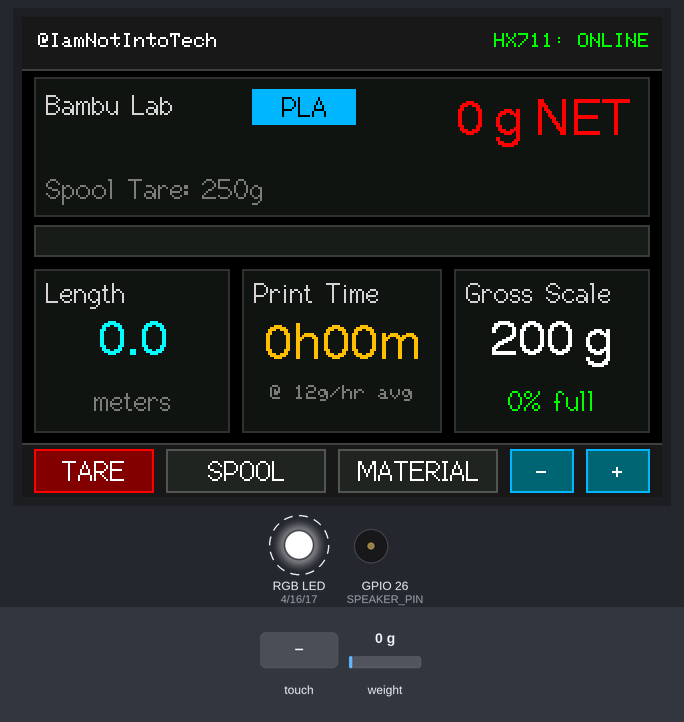
Bench run of a sketch on a simulated ESP32. Shown: 320×240 colour display, an RGB LED mixed from three pins (HIGH = lit), buzzer (waves = sounding). Wiring (inferred from the names in the program): HX711 load-cell converter: data GPIO 27; SCK GPIO 22. Dashed ring = blinking. Inputs (shaded band) come from the test bench; at power-on: weight on the scale 0 g. Random numbers use the default seed unless the sketch sets one; pins used as bus, display or sensor lines are not drawn; what the sketch prints to the serial monitor is not drawn.

Above: at 1.6 s.
1.7 s: weight on the scale set to 91 g
At 2.27 s:
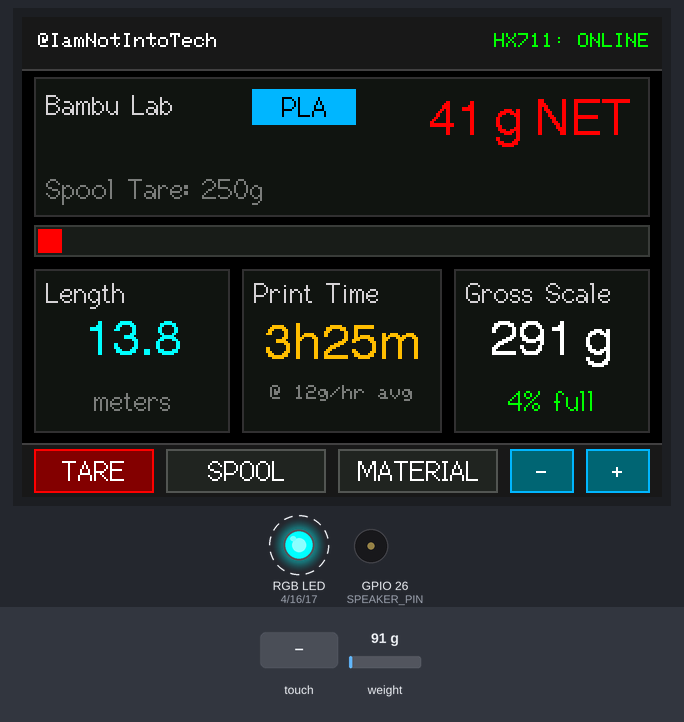
3.5 s: weight on the scale set to 109 g
At 4.9 s:
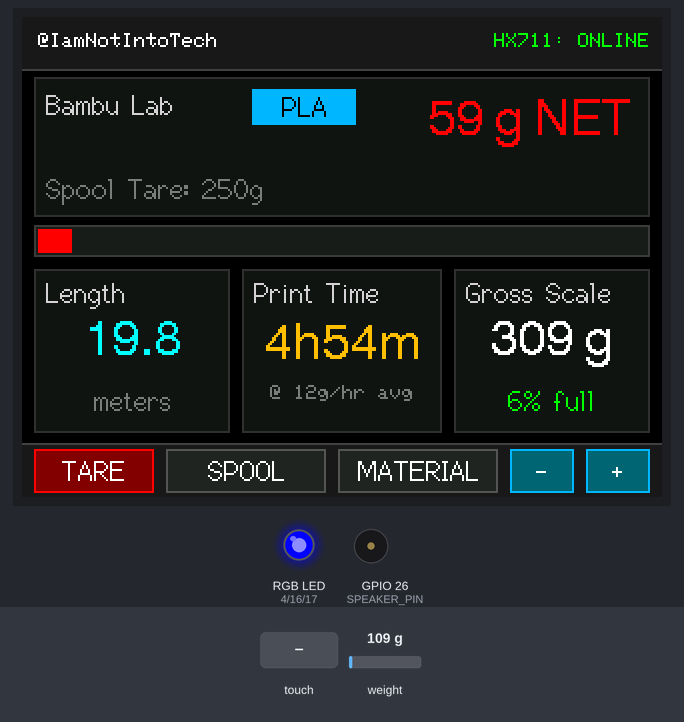
6.5 s: touch panel pressed at 38 % / 90 % of its raw x / y range
At 7.6 s:
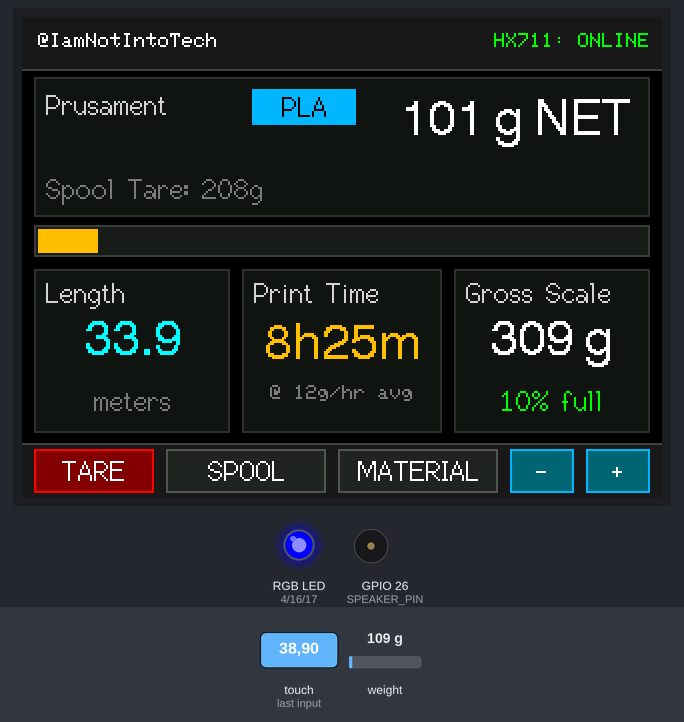
8.3 s: touch panel pressed at 62 % / 90 % of its raw x / y range
At 9.5 s:
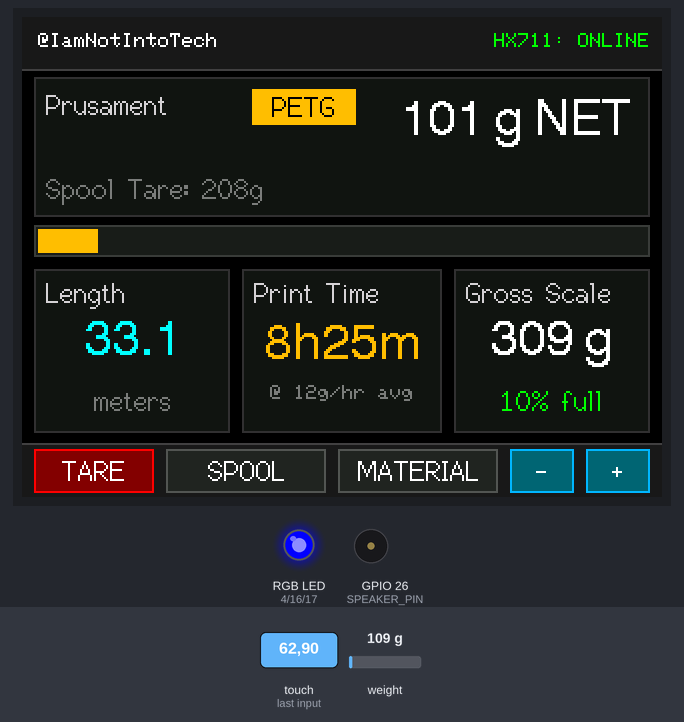
10.1 s: touch panel pressed at 38 % / 90 % of its raw x / y range
At 11.6 s:
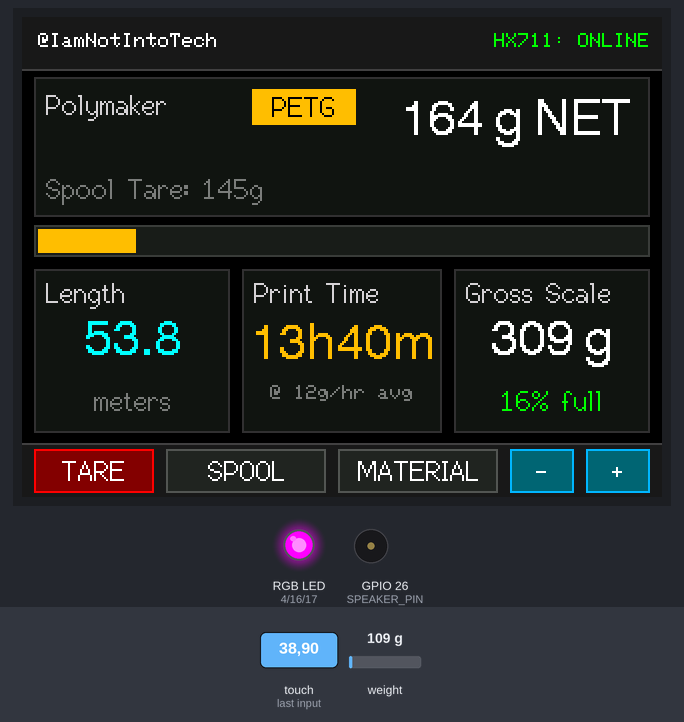
13.1 s: touch panel pressed at 62 % / 90 % of its raw x / y range
At 14.6 s:
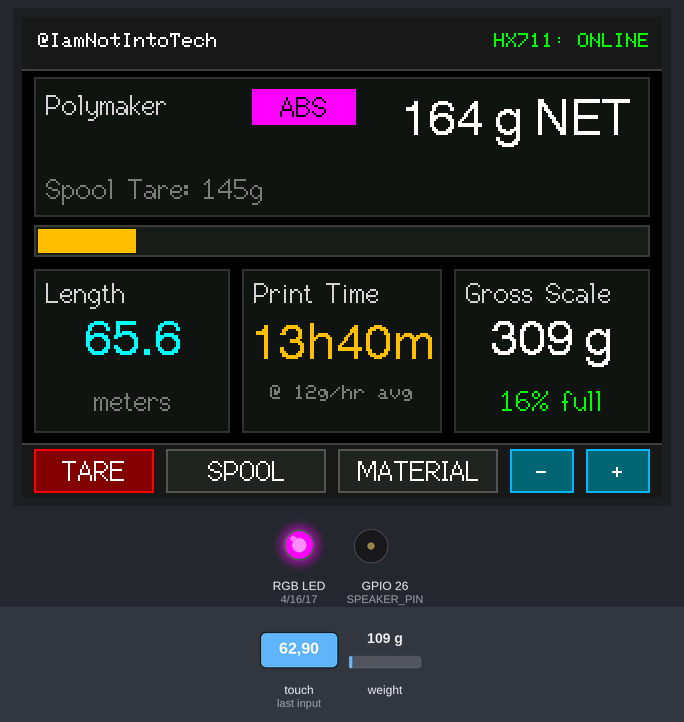
Timing chart, 0 to 16.1 s (numbered marks = the images above; inputs shaded):
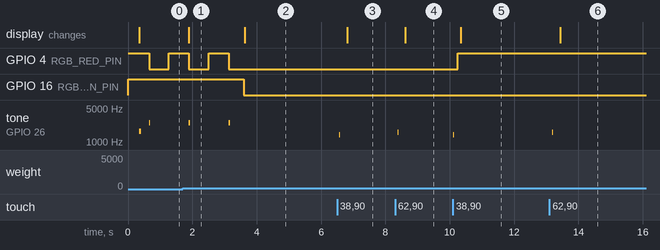

Measured:
- the behaviour switches between 99 and 100 g on weight on the scale (found by bisection; images 1 and 2)
- after the input at 1.7 s, the display: changes after 0.19 s (image 1)
- after the input at 3.5 s, GPIO 16 (RGB_GREEN_PIN): HIGH → LOW after 0.10 s
- after the input at 6.5 s, tone on GPIO 26 (SPEAKER_PIN): silent → 1400 Hz after 0.07 s, → silent 0.03 s later; the display: changes after 0.31 s (image 3)
- after the input at 8.3 s, tone on GPIO 26 (SPEAKER_PIN): silent → 1600 Hz after 0.08 s, → silent 0.03 s later; the display: changes after 0.32 s (image 4)
- after the input at 10.1 s, GPIO 4 (RGB_RED_PIN): LOW → HIGH after 0.16 s; tone on GPIO 26 (SPEAKER_PIN): silent → 1400 Hz at once, → silent 0.03 s later
- after the input at 13.1 s, tone on GPIO 26 (SPEAKER_PIN): silent → 1600 Hz after 0.09 s, → silent 0.03 s later
- by itself, tone on GPIO 26 (SPEAKER_PIN): alternates 2500 Hz for 0.04 s and silent for 1.2 s

The sketch:

49-filament-scale-monitor.ino
```cpp
/*
 * Project 49: Smart 3D Printer Filament Scale & Spool Monitor
 * Board: Elecrow ESP32-2432S028R (2.8" ILI9341 TFT + XPT2046 Resistive Touch)
 * Channel: @IamNotIntoTech (https://youtube.com/@IamNotIntoTech)
 *
 * Hardware Pinouts:
 *  - ILI9341 TFT SPI: MOSI=13, MISO=12, SCK=14, CS=15, DC=2, BL=21
 *  - XPT2046 Touch VSPI: MOSI=32, MISO=39, CLK=25, CS=33
 *  - HY2.0 Load Cell Port: IO27 (HX711 DT), IO22 (HX711 SCK)
 *  - RGB LED: IO4 (Red), IO16 (Green), IO17 (Blue) - Active LOW
 *  - Piezo Speaker: IO26 (Buzzer tone)
 *  - LDR Light Sensor: IO34 (ADC1)
 */

#include <Arduino.h>
#include <SPI.h>
#include <TFT_eSPI.h>
#include <XPT2046_Touchscreen.h>

#define TFT_BL_PIN    21
#define TOUCH_MOSI    32
#define TOUCH_MISO    39
#define TOUCH_CLK     25
#define TOUCH_CS      33
#define TOUCH_IRQ     36

#define HX711_DT_PIN  27
#define HX711_SCK_PIN 22

#define RGB_RED_PIN   4
#define RGB_GREEN_PIN 16
#define RGB_BLUE_PIN  17
#define SPEAKER_PIN   26
#define LDR_PIN       34

SPIClass touchSPI(VSPI);
XPT2046_Touchscreen ts(TOUCH_CS);
TFT_eSPI tft = TFT_eSPI();

// Spool Brand Tare Database
struct SpoolBrand {
    const char* name;
    float tareGrams;
};

const SpoolBrand brands[] = {
    { "Bambu Lab", 250.0f },
    { "Prusament", 208.0f },
    { "Polymaker", 145.0f },
    { "eSUN Spool", 220.0f },
    { "Sunlu Plastic", 140.0f },
    { "Cardboard Core", 135.0f }
};
const uint8_t totalBrands = sizeof(brands) / sizeof(brands[0]);
uint8_t selectedBrandIdx = 0;

// Material Database
struct FilamentMaterial {
    const char* name;
    float gramsPerMeter;
    uint16_t themeColor;
};

const FilamentMaterial materials[] = {
    { "PLA",  2.98f, 0x05BF }, // Cyan
    { "PETG", 3.05f, 0xFDE0 }, // Orange
    { "ABS",  2.50f, 0xF81F }, // Magenta
    { "TPU",  2.91f, 0x07E0 }  // Green
};
const uint8_t totalMaterials = sizeof(materials) / sizeof(materials[0]);
uint8_t selectedMaterialIdx = 0;

// Measurement state
float currentGrossGrams = 785.0f;
float userZeroOffset = 0.0f;
bool hardwareHX711Found = false;
uint32_t lastScaleReadTime = 0;
uint32_t lastAlarmBlinkTime = 0;
bool alarmLedState = false;
unsigned long lastTouchTime = 0;

void setRGB(bool r, bool g, bool b) {
    digitalWrite(RGB_RED_PIN, r ? LOW : HIGH);
    digitalWrite(RGB_GREEN_PIN, g ? LOW : HIGH);
    digitalWrite(RGB_BLUE_PIN, b ? LOW : HIGH);
}

void playBeep(uint16_t freq, uint16_t durationMs) {
    tone(SPEAKER_PIN, freq, durationMs);
    delay(durationMs);
    noTone(SPEAKER_PIN);
}

// Bitbang HX711 24-bit ADC reading
bool readHX711Raw(int32_t &value) {
    if (digitalRead(HX711_DT_PIN) == HIGH) {
        return false;
    }
    int32_t count = 0;
    for (int i = 0; i < 24; i++) {
        digitalWrite(HX711_SCK_PIN, HIGH);
        delayMicroseconds(1);
        count = count << 1;
        digitalWrite(HX711_SCK_PIN, LOW);
        delayMicroseconds(1);
        if (digitalRead(HX711_DT_PIN)) count++;
    }
    digitalWrite(HX711_SCK_PIN, HIGH);
    delayMicroseconds(1);
    digitalWrite(HX711_SCK_PIN, LOW);
    delayMicroseconds(1);

    if (count & 0x800000) count |= 0xFF000000;
    value = count;
    return true;
}

void drawStaticDashboard() {
    tft.fillRect(0, 0, 320, 26, 0x18C3);
    tft.drawFastHLine(0, 26, 320, 0x4208);

    tft.setTextColor(TFT_WHITE, 0x18C3);
    tft.setTextSize(1);
    tft.drawString("@IamNotIntoTech", 8, 8, 1);

    // Hardware status indicator (Top Right)
    tft.setTextColor(hardwareHX711Found ? 0x07E0 : 0xFDE0, 0x18C3);
    tft.drawRightString(hardwareHX711Found ? "HX711: ONLINE" : "MODE: SIM/TEST", 314, 8, 1);

    // Spool Gauge Background (Y: 104..120, width 308)
    tft.fillRect(6, 104, 308, 16, 0x18E3);
    tft.drawRect(6, 104, 308, 16, 0x39E7);

    // Bottom Action Bar
    tft.fillRect(0, 214, 320, 26, 0x18C3);
    tft.drawFastHLine(0, 213, 320, 0x4208);

    // Tare Button (6..66)
    tft.fillRect(6, 216, 60, 22, 0x8000);
    tft.drawRect(6, 216, 60, 22, TFT_RED);
    tft.setTextColor(TFT_WHITE, 0x8000);
    tft.drawCentreString("TARE", 36, 219, 2);

    // Spool Brand Button (72..152)
    tft.fillRect(72, 216, 80, 22, 0x2124);
    tft.drawRect(72, 216, 80, 22, 0x52AA);
    tft.setTextColor(TFT_WHITE, 0x2124);
    tft.drawCentreString("SPOOL", 112, 219, 2);

    // Material Button (158..238)
    tft.fillRect(158, 216, 80, 22, 0x2124);
    tft.drawRect(158, 216, 80, 22, 0x52AA);
    tft.setTextColor(TFT_WHITE, 0x2124);
    tft.drawCentreString("MATERIAL", 198, 219, 2);

    // Sim Adjust (+/- 50g) (244..314)
    tft.fillRect(244, 216, 32, 22, 0x032E);
    tft.drawRect(244, 216, 32, 22, 0x05BF);
    tft.setTextColor(TFT_WHITE, 0x032E);
    tft.drawCentreString("-", 260, 219, 2);

    tft.fillRect(282, 216, 32, 22, 0x032E);
    tft.drawRect(282, 216, 32, 22, 0x05BF);
    tft.setTextColor(TFT_WHITE, 0x032E);
    tft.drawCentreString("+", 298, 219, 2);
}

void renderDashboard() {
    float spoolTare = brands[selectedBrandIdx].tareGrams;
    float netGrams = max(0.0f, (currentGrossGrams - spoolTare - userZeroOffset));
    float remainingPct = constrain((netGrams / 1000.0f) * 100.0f, 0.0f, 100.0f);
    float remainingMeters = netGrams / materials[selectedMaterialIdx].gramsPerMeter;

    // Estimate print hours remaining at ~12g/hr average 3D print rate
    float estHours = netGrams / 12.0f;
    int hPart = (int)estHours;
    int mPart = (int)((estHours - hPart) * 60.0f);

    // 1. Hero Card: Net Filament Weight (Y: 30..100)
    tft.fillRect(6, 30, 308, 70, 0x10A2);
    tft.drawRect(6, 30, 308, 70, 0x3186);

    // Brand and Material Tags
    tft.setTextColor(TFT_LIGHTGREY, 0x10A2);
    tft.drawString(brands[selectedBrandIdx].name, 12, 36, 2);

    uint16_t matColor = materials[selectedMaterialIdx].themeColor;
    tft.fillRect(115, 36, 52, 18, matColor);
    tft.setTextColor(TFT_BLACK, matColor);
    tft.drawCentreString(materials[selectedMaterialIdx].name, 141, 37, 2);

    // Weight Readout
    char wBuf[32];
    snprintf(wBuf, sizeof(wBuf), "%.0f g NET", netGrams);
    tft.setTextColor(netGrams < 60.0f ? TFT_RED : TFT_WHITE, 0x10A2);
    tft.drawRightString(wBuf, 304, 40, 4);

    // Subtitle Tare notice
    char tSub[32];
    snprintf(tSub, sizeof(tSub), "Spool Tare: %.0fg", spoolTare);
    tft.setTextColor(0x7BEF, 0x10A2);
    tft.drawString(tSub, 12, 78, 2);

    // 2. Progress Gauge Bar (Y: 104..120)
    int fillW = (int)((remainingPct / 100.0f) * 304.0f);
    uint16_t gaugeColor = (netGrams < 60.0f) ? TFT_RED : (netGrams < 200.0f ? 0xFDE0 : 0x07E0);
    tft.fillRect(8, 106, fillW, 12, gaugeColor);
    tft.fillRect(8 + fillW, 106, 304 - fillW, 12, 0x18E3);

    // 3. Telemetry Matrix Cards (Y: 126..208)
    // Card A: Remaining Length in Meters (6..106)
    tft.fillRect(6, 126, 98, 82, 0x10A2);
    tft.drawRect(6, 126, 98, 82, 0x3186);
    tft.setTextColor(TFT_LIGHTGREY, 0x10A2);
    tft.drawString("Length", 12, 130, 2);
    char lenBuf[16];
    snprintf(lenBuf, sizeof(lenBuf), "%.1f", remainingMeters);
    tft.setTextColor(TFT_CYAN, 0x10A2);
    tft.drawCentreString(lenBuf, 55, 150, 4);
    tft.setTextColor(0x7BEF, 0x10A2);
    tft.drawCentreString("meters", 55, 184, 2);

    // Card B: Estimated Print Time (110..210)
    tft.fillRect(110, 126, 100, 82, 0x10A2);
    tft.drawRect(110, 126, 100, 82, 0x3186);
    tft.setTextColor(TFT_LIGHTGREY, 0x10A2);
    tft.drawString("Print Time", 116, 130, 2);
    char timeBuf[16];
    snprintf(timeBuf, sizeof(timeBuf), "%dh%02dm", hPart, mPart);
    tft.setTextColor(0xFDE0, 0x10A2);
    tft.drawCentreString(timeBuf, 160, 152, 4);
    tft.setTextColor(0x7BEF, 0x10A2);
    tft.drawCentreString("@ 12g/hr avg", 160, 184, 1);

    // Card C: Gross Total Weight (216..314)
    tft.fillRect(216, 126, 98, 82, 0x10A2);
    tft.drawRect(216, 126, 98, 82, 0x3186);
    tft.setTextColor(TFT_LIGHTGREY, 0x10A2);
    tft.drawString("Gross Scale", 222, 130, 2);
    char grossBuf[16];
    snprintf(grossBuf, sizeof(grossBuf), "%.0f g", currentGrossGrams);
    tft.setTextColor(TFT_WHITE, 0x10A2);
    tft.drawCentreString(grossBuf, 265, 150, 4);
    char pctBuf[16];
    snprintf(pctBuf, sizeof(pctBuf), "%.0f%% full", remainingPct);
    tft.setTextColor(0x07E0, 0x10A2);
    tft.drawCentreString(pctBuf, 265, 184, 2);

    // LED & Beeper Alerts
    if (netGrams < 50.0f) {
        if (millis() - lastAlarmBlinkTime >= 500) {
            lastAlarmBlinkTime = millis();
            alarmLedState = !alarmLedState;
            setRGB(alarmLedState, false, false);
            if (alarmLedState) playBeep(2500, 40);
        }
    } else if (netGrams < 150.0f) {
        setRGB(true, true, false); // Amber Warning
    } else {
        setRGB(false, true, false); // Green Safe
    }
}

void sampleScale() {
    int32_t rawVal = 0;
    if (readHX711Raw(rawVal)) {
        hardwareHX711Found = true;
        currentGrossGrams = (float)rawVal / 420.0f;
    } else {
        hardwareHX711Found = false;
        currentGrossGrams += (random(-5, 6) * 0.1f);
    }
}

void handleTouch() {
    if (!ts.touched()) return;

    TS_Point p = ts.getPoint();
    if (p.z > 50 || ts.touched()) {
        int touchX = map(p.x, 240, 3800, 0, 320);
        int touchY = map(p.y, 240, 3800, 0, 240);
        touchX = constrain(touchX, 0, 319);
        touchY = constrain(touchY, 0, 239);

        // Bottom Action Bar (y >= 214)
        if (touchY >= 214) {
            if (millis() - lastTouchTime > 180) {
                lastTouchTime = millis();
                // Tare Button (6..66)
                if (touchX >= 6 && touchX <= 66) {
                    userZeroOffset = currentGrossGrams - brands[selectedBrandIdx].tareGrams;
                    playBeep(1800, 40);
                    renderDashboard();
                    return;
                }
                // Spool Brand Cycle (72..152)
                if (touchX >= 72 && touchX <= 152) {
                    selectedBrandIdx = (selectedBrandIdx + 1) % totalBrands;
                    playBeep(1400, 30);
                    drawStaticDashboard();
                    renderDashboard();
                    return;
                }
                // Material Cycle (158..238)
                if (touchX >= 158 && touchX <= 238) {
                    selectedMaterialIdx = (selectedMaterialIdx + 1) % totalMaterials;
                    playBeep(1600, 30);
                    drawStaticDashboard();
                    renderDashboard();
                    return;
                }
                // Sim Weight -50g (244..276)
                if (touchX >= 244 && touchX <= 276) {
                    currentGrossGrams = max(50.0f, currentGrossGrams - 50.0f);
                    playBeep(900, 25);
                    renderDashboard();
                    return;
                }
                // Sim Weight +50g (282..314)
                if (touchX >= 282 && touchX <= 314) {
                    currentGrossGrams = min(2500.0f, currentGrossGrams + 50.0f);
                    playBeep(2100, 25);
                    renderDashboard();
                    return;
                }
            }
        }
    }
}

void setup() {
    Serial.begin(115200);

    pinMode(RGB_RED_PIN, OUTPUT);
    pinMode(RGB_GREEN_PIN, OUTPUT);
    pinMode(RGB_BLUE_PIN, OUTPUT);
    pinMode(LDR_PIN, INPUT);
    setRGB(false, false, false);

    pinMode(SPEAKER_PIN, OUTPUT);
    digitalWrite(SPEAKER_PIN, LOW);

    pinMode(TFT_BL_PIN, OUTPUT);
    digitalWrite(TFT_BL_PIN, HIGH);

    pinMode(HX711_DT_PIN, INPUT);
    pinMode(HX711_SCK_PIN, OUTPUT);
    digitalWrite(HX711_SCK_PIN, LOW);

    // Dedicated VSPI for Touch Controller (Pins 25, 39, 32, 33)
    touchSPI.begin(TOUCH_CLK, TOUCH_MISO, TOUCH_MOSI, TOUCH_CS);
    ts.begin(touchSPI);
    ts.setRotation(1);

    tft.init();
    tft.setRotation(1);
    tft.fillScreen(TFT_BLACK);

    sampleScale();
    drawStaticDashboard();
    renderDashboard();
    playBeep(1650, 70);
    lastScaleReadTime = millis();
    Serial.println(F("[SYSTEM] Smart 3D Printer Filament Scale & Spool Monitor Initialized."));
}

void loop() {
    handleTouch();

    if (millis() - lastScaleReadTime >= 150) {
        lastScaleReadTime = millis();
        sampleScale();
        renderDashboard();
    }

    delay(10);
}
```
